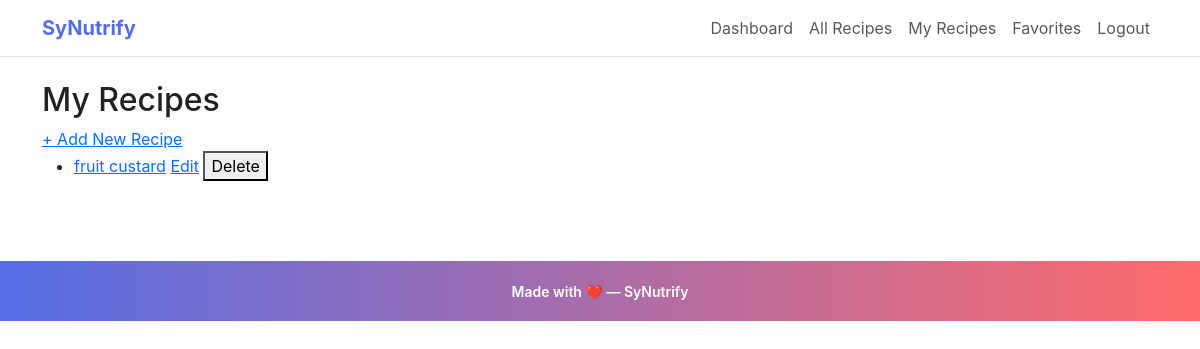
The page /my_recipes (signed in) on the database as committed earlier.
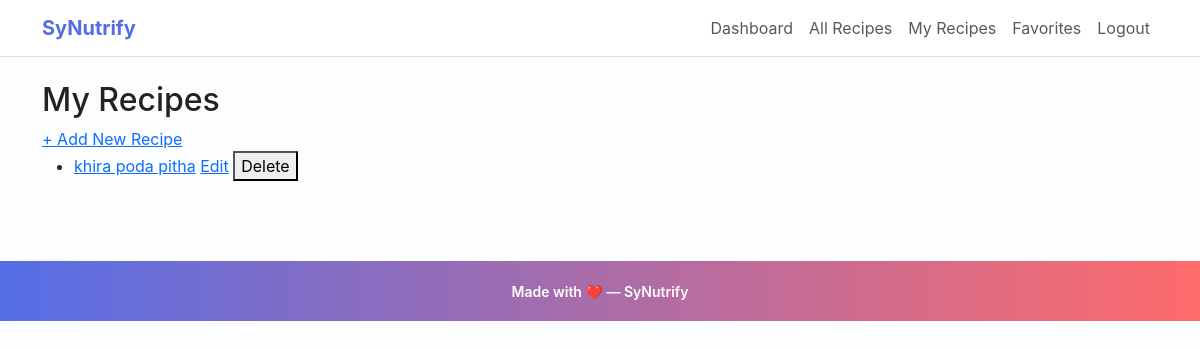
The same page on the database as committed later.
### app.py (models this page shows)
class Recipe(db.Model):
    id = db.Column(db.Integer, primary_key=True)
    title = db.Column(db.String(150), nullable=False)
    image_url = db.Column(db.String(300))        # New: for recipe image
    ingredients = db.Column(db.Text, nullable=False)
    calories = db.Column(db.Float)
    proteins = db.Column(db.Float)
    fats = db.Column(db.Float)
    carbs = db.Column(db.Float)
    fibers = db.Column(db.Float)
    instructions = db.Column(db.Text, nullable=False)
    youtube_url = db.Column(db.String(300))
    user_id = db.Column(db.Integer, db.ForeignKey("user.id"), nullable=False)
    ratings = db.relationship("Rating", backref="recipe", lazy=True ,cascade="all, delete-orphan")
    comments = db.relationship("Comment", backref="recipe", lazy=True , cascade="all, delete-orphan")

### app.py (the view)
@app.route("/my_recipes")
@login_required
def my_recipes():
    user_recipes = Recipe.query.filter_by(user_id=current_user.id).all()
    return render_template("my_recipes.html", recipes=user_recipes)

### app.py (called while the page is built)
@app.context_processor
def inject_csrf_token():
    return dict(csrf_token=generate_csrf)

@login_manager.user_loader
def load_user(user_id):
    return User.query.get(int(user_id))

### templates/my_recipes.html (shortened to what this page needs)
{% extends "base.html" %}
{% block content %}
<h2>My Recipes</h2>
<a href="{{ url_for('add_recipe') }}">+ Add New Recipe</a>
<ul>
    {% for r in recipes %}
    <li>
        <a href="{{ url_for('recipe_detail', recipe_id=r.id) }}">{{ r.title }}</a>
        <a href="{{ url_for('edit_recipe', recipe_id=r.id) }}">Edit</a>
        <form action="{{ url_for('delete_recipe', recipe_id=r.id) }}" method="POST" style="display:inline" onsubmit="return confirm('Are you sure you want to delete this recipe?');">
            <button type="submit">Delete</button>
        </form>
    </li>
    {% else %}
    <li>You have not added any recipes yet.</li>
    {% endfor %}
</ul>
{% endblock %}

Rows that differ between the two databases and show on the page:
removed Recipe: title "fruit custard"
added Recipe: title "khira poda pitha"
